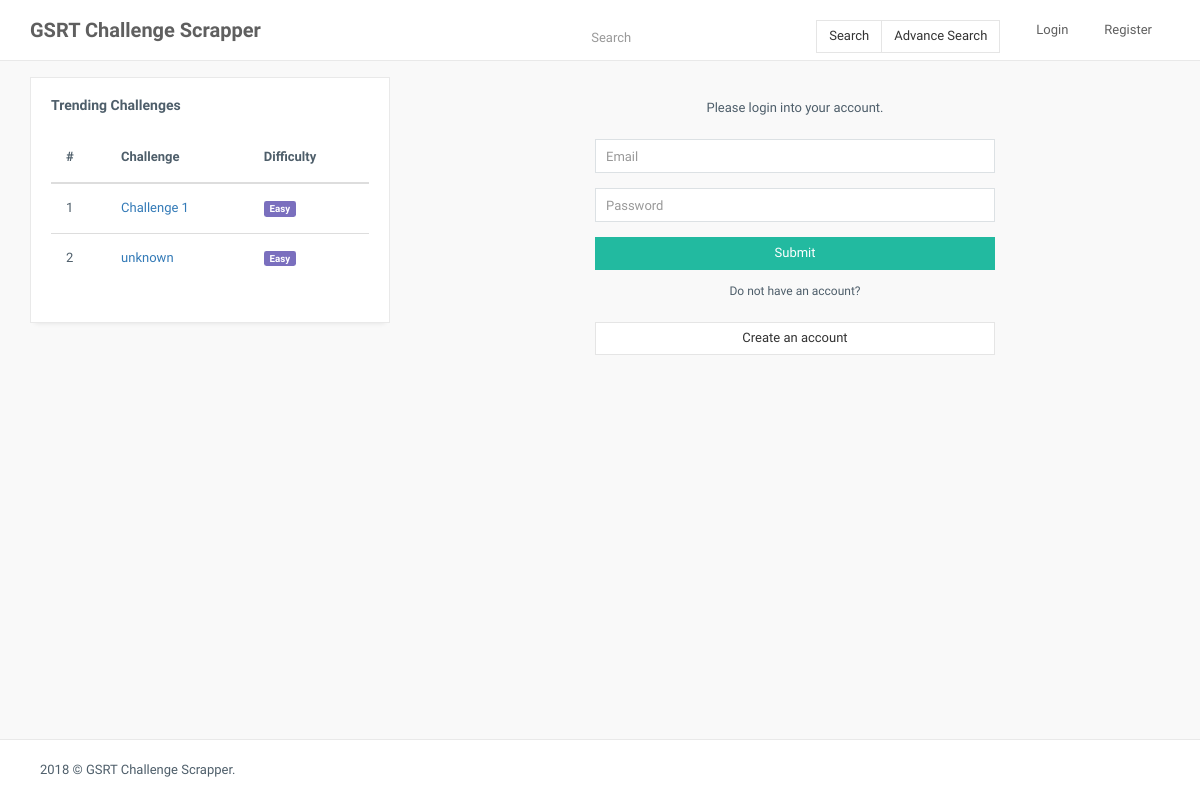
Before: /php/login.php with the older database file.
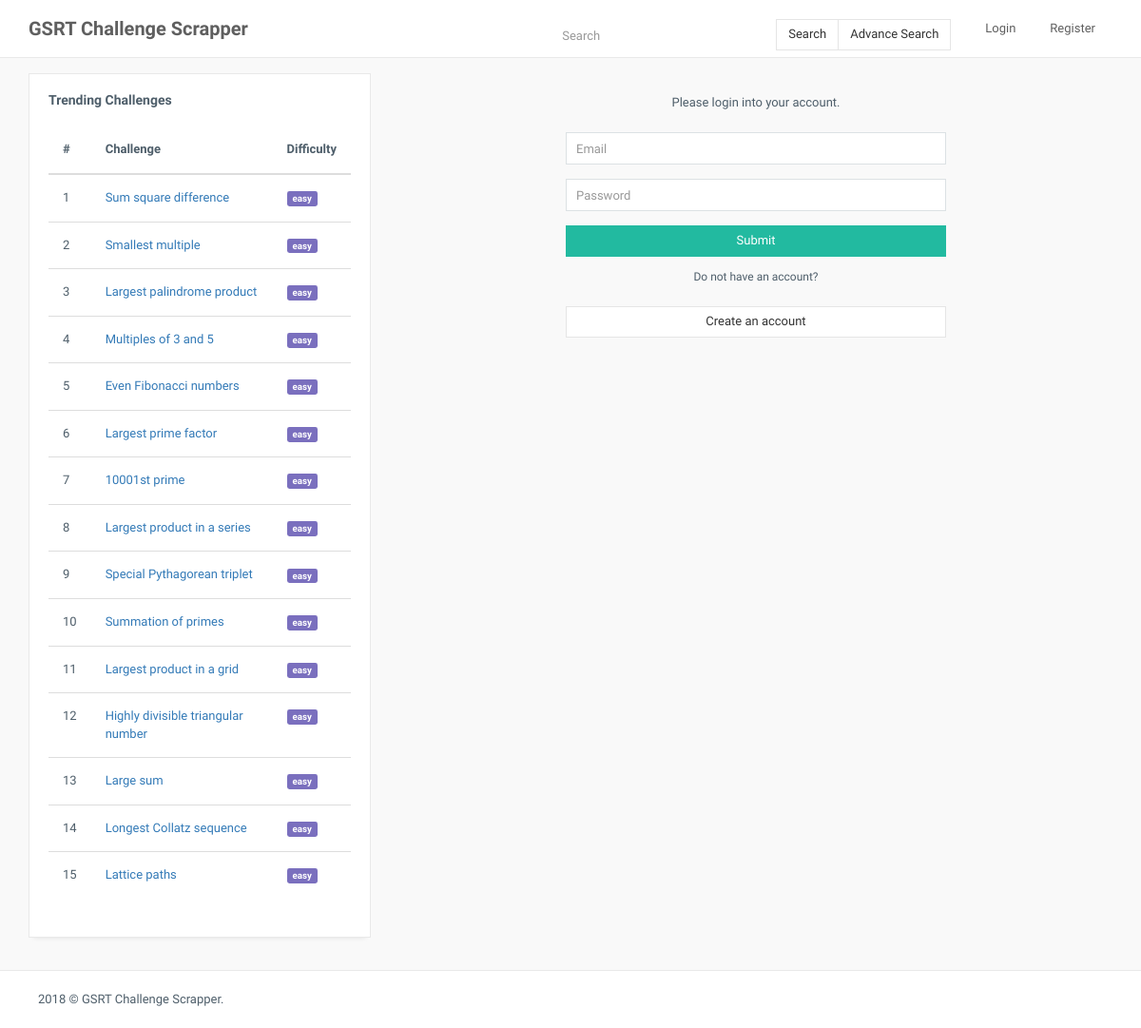
After: the same page with the newer database file.
### tables this page shows
CREATE TABLE IF NOT EXISTS `challenges` (
  `id` int(11) NOT NULL AUTO_INCREMENT,
  `title` varchar(255) NOT NULL,
  `difficulty` varchar(255) NOT NULL,
  `description` text NOT NULL,
  `hint` text NOT NULL,
  `note` text NOT NULL,
  `url` text NOT NULL,
  `solved` tinyint(1) NOT NULL,
  PRIMARY KEY (`id`)
);

### php/login.php (the view, shortened to what this page needs)
<?php
$servername = "localhost";
$username = "root";
$password = "root_123";
$dbname = "scraper";
$conn = new mysqli($servername, $username, $password, $dbname);
$sql = "SELECT * FROM challenges";
$result = $conn->query($sql);
?>
<!DOCTYPE html>
<html>
    <head>
		<link href="assets/plugins/pace-master/themes/blue/pace-theme-flash.css" rel="stylesheet"/>
	    <link href="assets/plugins/uniform/css/uniform.default.min.css" rel="stylesheet"/>
        <link href="assets/plugins/bootstrap/css/bootstrap.min.css" rel="stylesheet" type="text/css"/>
        <link href="assets/plugins/fontawesome/css/font-awesome.css" rel="stylesheet" type="text/css"/>
        <link href="assets/plugins/line-icons/simple-line-icons.css" rel="stylesheet" type="text/css"/>
        <link href="assets/plugins/waves/waves.min.css" rel="stylesheet" type="text/css"/>
		<link href="assets/css/animate.css" rel="stylesheet" type="text/css"/>
        <link href="assets/css/scrapper.css" rel="stylesheet" type="text/css"/>
        <link href="assets/css/custom.css" rel="stylesheet" type="text/css"/>
        <link href="assets/css/flash.css" rel="stylesheet" type="text/css"/>
    </head>
    <body class="page-header-fixed compact-menu page-horizontal-bar">
        <main class="page-content content-wrap">
			<?php include_once("navbar.php"); ?>
            <div class="page-inner">
                <div class="page-title">
                    <div class="containe1r">
                        <h3>Dashboard</h3>
                    </div>
                </div>
                <div id="main-wrapper" class="container">
                    <div class="row">
                        <div class="col-lg-4 col-md-4">
                            <div class="panel panel-white">
                                <div class="panel-heading">
                                    <h4 class="panel-title">Trending Challenges</h4>
                                </div>
                                <div class="panel-body">
                                    <div class="table-responsive project-stats">
                                       <?php
										   if ($result->num_rows > 0) {
												echo "<table id=\"example\" class=\"display table\" style=\"width: 100%; cellspacing: 0;\">
													<thead>
                                               <tr>
                                                   <th>#</th>
                                                   <th>Challenge</th>
                                                   <th>Difficulty</th>
                                               </tr>
                                           </thead><tbody>";
												$i = 0;
												while($row = $result->fetch_assoc()) {
													$i++;
													echo "<tr><td>".$i."</td><td><a href=\"challenge?id=".$row["id"]."\">".$row["title"]."</a></td><td><span class=\"label label-primary\">".$row["difficulty"]."</span></td></tr>";
												}
												echo "</table></tbody>";
											} else {
												echo "0 results";
											}
										   ?>
                                    </div>
                                </div>
                            </div>
                        </div>
						<div class="col-lg-8 col-md-8">
							<div class="login-box">
                                <p class="text-center m-t-md">Please login into your account.</p>
                                <form class="m-t-md" action="login.php" method="post">
                                    <div class="form-group">
                                        <input type="email" class="form-control" name="email" placeholder="Email" required="">
                                    </div>
                                    <div class="form-group">
                                        <input type="password" class="form-control" name="password" placeholder="Password" required="">
                                    </div>
                                    <input type="submit" class="btn btn-success btn-block" name="submit" value="Submit" ></input>
                                    <p class="text-center m-t-xs text-sm">Do not have an account?</p>
                                    <a href="register.php" class="btn btn-default btn-block m-t-md">Create an account</a>
                                </form>
                            </div>
						</div>
                    </div>
                </div>
                <div class="page-footer">
                    <div class="container">
                        <p class="no-s">2018 © GSRT Challenge Scrapper.</p>
                    </div>
                </div>
            </div>
        </main>
    </body>
</html>

Changed rows visible on the page:
removed challenges: title "Challenge 1", difficulty "Easy"
removed challenges: title "unknown", difficulty "Easy"
added challenges: title "Sum square difference", difficulty "easy"
added challenges: title "Smallest multiple", difficulty "easy"
added challenges: title "Largest palindrome product", difficulty "easy"
added challenges: title "Multiples of 3 and 5", difficulty "easy"
added challenges: title "Even Fibonacci numbers", difficulty "easy"
added challenges: title "Largest prime factor", difficulty "easy"
added challenges: title "10001st prime", difficulty "easy"
added challenges: title "Largest product in a series", difficulty "easy"
added challenges: title "Special Pythagorean triplet", difficulty "easy"
added challenges: title "Summation of primes", difficulty "easy"
added challenges: title "Largest product in a grid", difficulty "easy"
added challenges: title "Highly divisible triangular number", difficulty "easy"
added challenges: title "Large sum", difficulty "easy"
added challenges: title "Longest Collatz sequence", difficulty "easy"
added challenges: title "Lattice paths", difficulty "easy"
